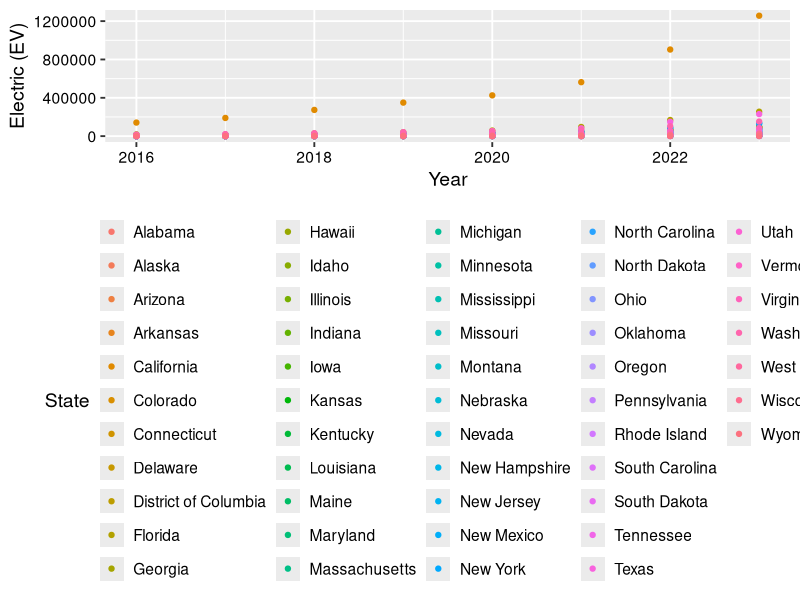

Source code (R):
## ---- chunk 1
knitr::opts_chunk$set(echo = TRUE)
## ---- chunk 2
#1 Loading Packages
library(tidyverse)
library(lubridate)
library(here)
library(cowplot)
library(dplyr)
installed.packages("readxl")
library("readxl")

#2 Setting Theme
mytheme <- theme_grey(base_size = 14)+
  theme(axis.text = element_text(color = "black"),legend.position = "bottom")
theme_set(mytheme)

# Getting Working Directory
getwd()
## ---- chunk 3
#3 Importing LDV Registration Dataset

LDVRegistration_AP <- read_excel(path=here("Data/Raw/2016-2023 LDV Registration Data.xlsx"))
str(LDVRegistration_AP)

## ---- chunk 4
# Creating GGPlot of Statewise Registrations
Plot1 <- ggplot(LDVRegistration_AP, aes(x=Year, y= `Electric (EV)`, color =State))+
geom_point()
  print(Plot1)
